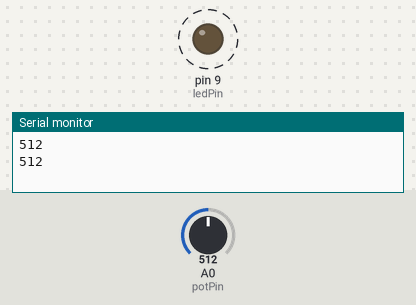
A sketch run on a simulated Arduino Uno, built with avr-gcc and run on an emulated ATmega328P. Shown: output pins drawn as LEDs (lit = HIGH), the last lines printed to the serial monitor. Dashed ring = blinking. The test bench sets the inputs (shaded band); at power-on: A0 (potPin) = 512.

Above: at 1.8 s.
1.9 s: A0 (potPin) set to 306
At 2.2 s:
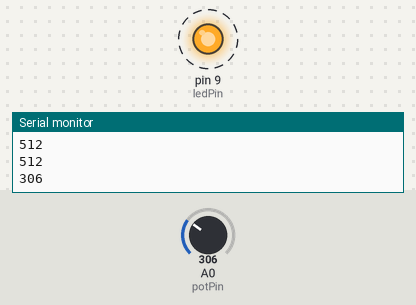
5.4 s: A0 (potPin) set to 122
At 5.56 s:
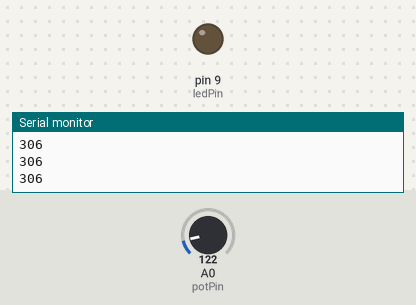
Timing chart, 0 to 14.9 s (numbered marks = the images above; inputs shaded):
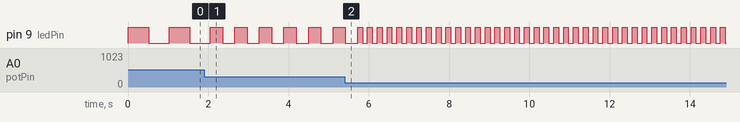

The sketch:

3a_Potentiometer_Sensor_Serial.ino
```cpp
int potPin = A0;   // select the input pin for the potentiometer
int ledPin = 9;      // select the pin for the LED
int sensorValue = 0;  // variable to store the value coming from the sensor

void setup() {
  // declare the ledPin as an OUTPUT:
  pinMode(ledPin, OUTPUT);
  Serial.begin(9600);
}

void loop() {
  // read the value from the sensor:
  sensorValue = analogRead(potPin);
  Serial.println(sensorValue);
  // turn the ledPin on
  digitalWrite(ledPin, HIGH);
  // stop the program for <sensorValue> milliseconds:
  delay(sensorValue);
  // turn the ledPin off:
  digitalWrite(ledPin, LOW);
  // stop the program for for <sensorValue> milliseconds:
  delay(sensorValue);
}
```

Measured:
- after the input at 1.9 s, pin 9 (ledPin): alternates HIGH for 0.31 s and LOW for 0.31 s, starting after 0.46 s
- by itself, pin 9 (ledPin): alternates HIGH for 0.51 s and LOW for 0.51 s
